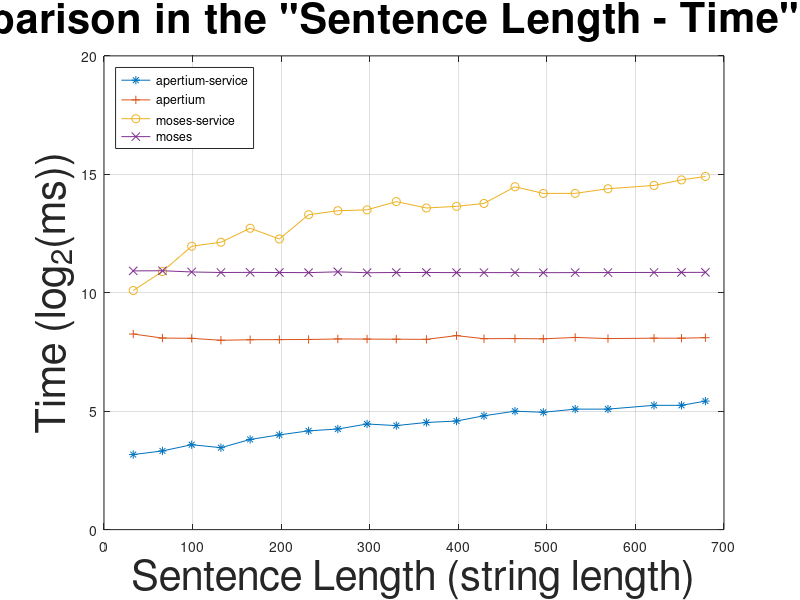

Reproduce this figure in MATLAB. (Note: this script raises an error after producing the figure.)
as = [9 10 12 11 14 16 18 19 22 21 23 24 28 32 31 34 34 38 38 43];
a = [306 272 270 255 259 260 261 265 264 263 262 292 267 268 266 277 268 271 271 275];
ms = [1093 1904 3996 4493 6761 4945 10048 11285 11591 14751 12230 12833 13971 22779 18743 18771 21482 23678 27850 30773];
m = [1942 1950 1882 1853 1859 1852 1846 1889 1840 1853 1853 1846 1846 1848 1842 1848 1850 1856 1857 1862];

x = [33 66 99 132 165 198 231 264 297 330 364 398 429 464 496 532 569 621 652 679];

plot(x, log2(as), "-*;apertium-service;", 
	x, log2(a), "-+;apertium;",
	x, log2(ms), "-o;moses-service;",
	x, log2(m), "-x;moses;");

title ('Comparison in the "Sentence Length - Time" space', "fontsize", 30);
xlabel ("Sentence Length (string length)", "fontsize", 30);
ylabel ("Time (log_{2}(ms))", "fontsize", 30);
legend ("location", "northwest");
legend ("boxon");
grid ("on");
ylim ([0, 20]);

print comp.png -dpng -mono -solid -F:30;

replot;

myplotap2
